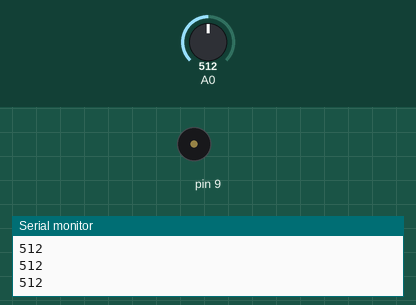
Recording of a sketch running on a simulated Arduino Uno, built with avr-gcc and run on an emulated ATmega328P. Parts: buzzer (waves = sounding), the last lines printed to the serial monitor. The test bench sets the inputs (shaded band); at power-on: A0 = 512.

Above: at 1.2 s.
1.3 s: A0 set to 94
2.8 s: A0 set to 81
At 3.1 s:
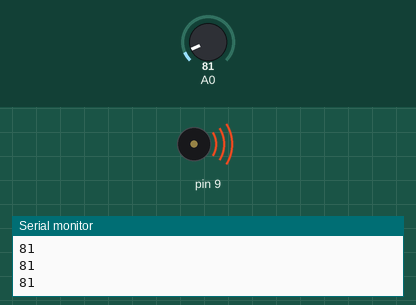
Timing chart, 0 to 5.8 s (numbered marks = the images above; inputs shaded):
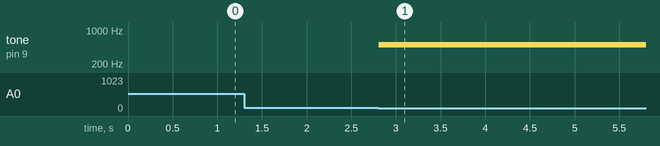

Measured:
- the behaviour switches between 86 and 85 on A0 (found by bisection; images 0 and 1)
- after the input at 2.8 s, tone on pin 9: silent → 500 Hz at once

The sketch:

swanky_sango_wolt1.ino
```cpp
// C++ code
//
void setup()
{
  pinMode(9, OUTPUT);
  Serial.begin(9600);
}

void loop()
{
int val =analogRead(A0);
  Serial.println(val);
if(val<=85){
  tone(9,500);}
else{
  noTone(9); }
}
```
